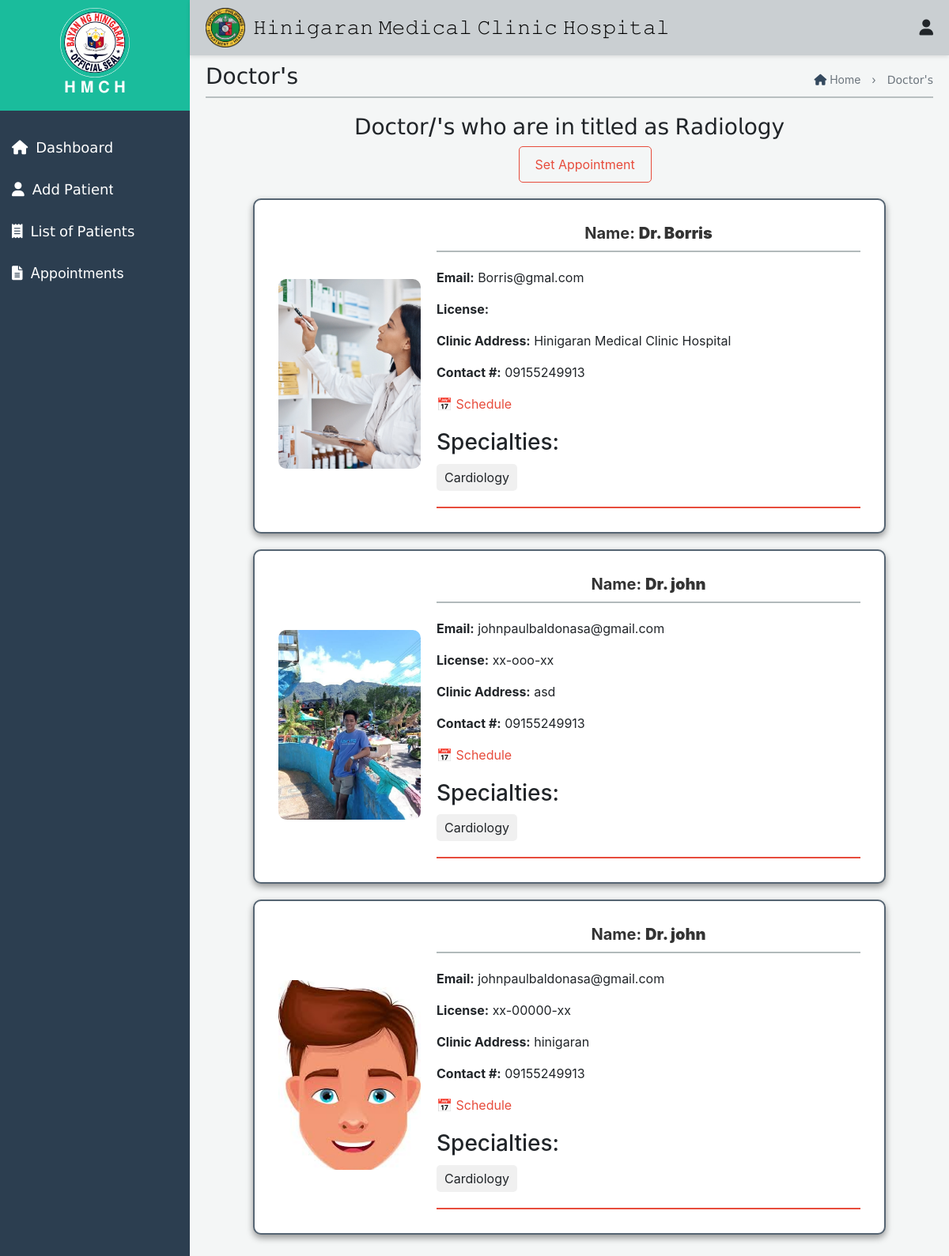
Page /patient/Radiology.php on the committed database.
### tables this page shows
CREATE TABLE `doctors` (
  `doctor_id` int(11) NOT NULL,
  `name` varchar(100) NOT NULL,
  `password` varchar(255) NOT NULL,
  `license` varchar(20) NOT NULL,
  `image` varchar(255) DEFAULT NULL,
  `email` varchar(100) NOT NULL,
  `clinic_address` varchar(255) DEFAULT NULL,
  `contact_number` varchar(20) DEFAULT NULL,
  `specialties` varchar(255) DEFAULT NULL,
  `username` varchar(100) NOT NULL
);

### patient/Radiology.php (the view, shortened to what this page needs)
<!DOCTYPE html>
<html lang="en">
<head>
    <link rel="stylesheet" href="outpatient.css">
    <link href="https://maxcdn.bootstrapcdn.com/bootstrap/4.5.2/css/bootstrap.min.css" rel="stylesheet">
    <link href="https://cdnjs.cloudflare.com/ajax/libs/font-awesome/5.15.4/css/all.min.css" rel="stylesheet">
</head>
<body>
    <div class="top-nav">
    <div class="icon-container">
        <img src="img/Hinigaran.png" alt="Logo">
        <h1>𝙷𝚒𝚗𝚒𝚐𝚊𝚛𝚊𝚗 𝙼𝚎𝚍𝚒𝚌𝚊𝚕 𝙲𝚕𝚒𝚗𝚒𝚌 𝙷𝚘𝚜𝚙𝚒𝚝𝚊𝚕</h1>
    </div>
    <div class="icon-group">
        <div class="user-icon" onclick="toggleUserMenu(event)">
            <i class="fas fa-user"></i>
        </div>
    </div>
</div>
    <div id="mySidenav" class="side-nav">
        <div class="logo-container">
           <img src="img/hini.png" alt="Logo" style="width: 40%;">
            <h2>𝐇 𝐌 𝐂 𝐇</h2>
        </div>
        <a class="nav-link" href="PatientDashboard.php">
            <div class="sb-nav-link-content">
                <div class="sb-nav-link-icon"><i class="fas fa-home"></i></div>
                <span>𝖣𝖺𝗌𝗁𝖻𝗈𝖺𝗋𝖽</span>
            </div>
        </a>
        <a class="nav-link" href="OutpatientAdd.php">
            <div class="sb-nav-link-content">
                <div class="sb-nav-link-icon"><i class="fas fa-user"></i></div>
                <span>𝖠𝖽𝖽 𝖯𝖺𝗍𝗂𝖾𝗇t</span>
            </div>
        </a>
        <a class="nav-link" href="OutpatientList.php">
            <div class="sb-nav-link-content">
                <div class="sb-nav-link-icon"><i class="fas fa-receipt"></i></div>
                <span>𝖫𝗂𝗌𝗍 𝗈𝖿 𝖯𝖺𝗍𝗂𝖾𝗇𝗍𝗌</span>
            </div>
        </a>
        <a class="nav-link" href="Appointments.php">
            <div class="sb-nav-link-content">
                <div class="sb-nav-link-icon"><i class="fas fa-file-alt report-icon" title="Generate Report"></i></div>
                <span>Appointments</span>
            </div>
        </a>
    </div>
    <div id="mainContent" class="main-content">
       <div class="header-container">
    <h3>𝖣𝗈𝖼𝗍𝗈𝗋'𝗌</h3>
<div class="haha">
    <p style="text-align: center;">
        <a href="InventoryDashboard1.php" style="text-decoration: none; color: inherit;">
            <i class="fas fa-home" style="color: #34495e;"></i> Home
        </a>
        <span style="margin: 0 10px;">›</span>
        𝖣𝗈𝖼𝗍𝗈𝗋'𝗌
    </p>
</div>
</div>
<div class="first1" style="opacity: 0.9; border-top: 2px solid #b2babb; margin-top: -20px;"></div>
</div>
<div id="mainContent" class="main-content" style="margin-top: -80px;">
    <h3 style="text-align: center;">𝖣𝗈𝖼𝗍𝗈𝗋/'𝗌 𝗐𝗁𝗈 𝖺𝗋𝖾 𝗂𝗇 𝗍𝗂𝗍𝗅𝖾𝖽 𝖺𝗌 𝖱𝖺𝖽𝗂𝗈𝗅𝗈𝗀𝗒</h3>
    <div style="flex-shrink: 0;">
    <button onclick="openModal()" style="background-color: transparent; border: 1px solid #e74c3c; color: #e74c3c; padding: 10px 20px; border-radius: 5px; cursor: pointer; margin-left: 43%;">
        Set Appointment
    </button>
</div>
<?php
$host = 'localhost';
$username = 'root';
$password = '';
$database = 'database';
$con = mysqli_connect($host, $username, $password, $database);
$query = "SELECT doctor_id, name, email, clinic_address, contact_number, image, license, specialties FROM doctors WHERE specialties LIKE '%Cardiology%'";
$result = mysqli_query($con, $query);
$doctor_specialties = [];
while ($doctor = mysqli_fetch_assoc($result)) {
    $doctor_specialties[] = $doctor;
}
?>
<?php foreach ($doctor_specialties as $doctor): ?>
    <div class="form-container" style="display: flex; align-items: center; margin-bottom: 20px; width: 800px;">
        <div style="width: 120px; height: 120px; margin-right: 20px;">
            <?php if (!empty($doctor['image'])): ?>
                <img src="<?= htmlspecialchars($doctor['image']) ?>" alt="Dr. <?= htmlspecialchars($doctor['name']) ?>" style="width: 150%; height: 200%; object-fit: cover; border-radius: 10px; margin-top: -50px;">
            <?php else: ?>
                <div style="width: 100%; height: 100%; background-color: #e0e0e0; display: flex; align-items: center; justify-content: center; border-radius: 10px;">
                    <span>No Image</span>
                </div>
            <?php endif; ?>
        </div>
        <div style="flex-grow: 1; margin-left: 60px;">
            <h2 style="font-size: 20px; color: #333;">Name: <strong>Dr. <?= htmlspecialchars($doctor['name']) ?></strong></h2>
            <p><strong>Email:</strong> <?= htmlspecialchars($doctor['email']) ?></p>
            <p><strong>License:</strong> <?= htmlspecialchars($doctor['license']) ?></p>
            <p><strong>Clinic Address:</strong> <?= htmlspecialchars($doctor['clinic_address']) ?></p>
            <p><strong>Contact #:</strong> <?= htmlspecialchars($doctor['contact_number']) ?></p>
            <p><span style="color: #e74c3c;">&#128197;</span> <a href="#" id="scheduleLink" style="color: #e74c3c; text-decoration: none;">Schedule</a></p>
            <div style="margin-top: 20px;">
                <h3 style="margin-bottom: 10px;">Specialties:</h3>
                <div style="display: flex; gap: 10px;">
                    <?php
                    $specialties = explode(',', $doctor['specialties']);
                    foreach ($specialties as $specialty) {
                        echo '<span style="background-color: #f0f0f0; padding: 5px 10px; border-radius: 5px;">' . htmlspecialchars(trim($specialty)) . '</span>';
                    }
                    ?>
                </div>
                <div style="margin-top: 20px; border-top: 2px solid #e74c3c;"></div>
            </div>
        </div>
    </div>
<?php endforeach; ?>
                    </div>
    <link rel="stylesheet" href="https://cdnjs.cloudflare.com/ajax/libs/font-awesome/6.0.0-beta3/css/all.min.css">
</body>
</html>

### patient/outpatient.css (style rules this page uses)
* { margin: 0; padding: 0; box-sizing: border-box; }
body { font-family: Arial, sans-serif; background-color: #f4f6f6; }
.top-nav { display: flex; justify-content: space-between; align-items: center; padding: 10px 20px; box-shadow: 0 2px 5px rgba(0, 0, 0, 0.1); }
.icon-container { position: relative; margin-right: 2%; display: flex; gap: 20px; }
.notification-icon, .user-icon { cursor: pointer; font-size: 24px; }
.side-nav { height: 100%; width: 230px; background-color: #34495e; color: white; position: fixed; top: 0; left: 0; overflow-x: hidden; padding-top: 60px; transition: 0.3s; display: flex; flex-direction: column; }
.main-content { margin-left: 230px; padding: 20px; transition: 0.3s; }
.nav-link { display: flex; align-items: center; padding: 10px 15px; text-decoration: none; color: white; transition: 0.3s; justify-content: space-between; }
.sb-nav-link-content { display: flex; align-items: center; flex: 1; }
.sb-nav-link-icon { margin-right: 10px; }
.top-nav { position: fixed; top: 0; left: 240px; right: 0; background-color: #d0d3d4; padding: 10px; z-index: 1000; }
.top-nav h1 { color: #fff; margin: 0; }
.side-nav { height: 100%; width: 240px; position: fixed; z-index: 1; top: 0; left: 0; background-color: #2c3e50; padding-top: 0; transition: 0.3s; overflow-y: auto; }
.side-nav a { padding: 13px 15px; text-decoration: none; font-size: 18px; color: #fff; display: block; transition: 0.3s; }
.logo-container { text-align: center; margin-bottom: 20px; background-color: #1abc9c; padding: 10px; }
.logo-container img { width: 30%; height: auto; }
.logo-container h2 { color: #ffffff; font-size: 20px; transition: font-size 0.3s; }
.main-content { margin-left: 240px; padding: 80px 20px 20px; transition: margin-left 0.3s; }
.header-container { display: flex; justify-content: space-between; align-items: center; margin-bottom: 20px; }
.haha { text-align: right; }
.haha p { margin: 0; font-size: 14px; color: #6c757d; }
.form-container { display: flex; justify-content: center; margin: 1px auto; padding: 20px; background-color: #e5e7e9; border: 1px solid #ccc; border-radius: 8px; max-width: 700px; }
.top-nav { display: flex; justify-content: space-between; align-items: center; padding: 10px 20px; background-color: #cacfd2; box-shadow: 0 2px 5px rgba(0, 0, 0, 0.1); }
.icon-container { display: flex; align-items: center; }
.icon-container img { width: 50px; height: auto; margin-right: -10px; }
.icon-container h1 { font-size: 24px; color: black; margin: 0; }
.icon-group { display: flex; margin-left: auto; align-items: center; }
.notification-icon, .user-icon { margin-left: 20px; cursor: pointer; font-size: 20px; }
.form-container { border: 2px solid #566573; padding: 20px; border-radius: 5px; max-width: 95%; margin: 0 auto; border-radius: 10px; }

### patient/Radiology.php (style rules this page uses)
body { background-color: #f4f6f6; }
.form-container { background-color: #ffffff; border-radius: 10px; box-shadow: 0px 4px 8px rgba(0, 0, 0, 0.4); padding: 30px; max-width: 100%; margin: auto; margin-top: 20px; }
.form-container h2 { font-size: 1.8em; font-weight: bold; color: #2c3e50; margin-bottom: 20px; text-align: center; border-bottom: 2px solid #b2babb; padding-bottom: 10px; }

### rows in the picture
doctors: image (placeholder picture), name "Borris", email "Borris@gmal.com", clinic_address "Hinigaran Medical Clinic Hospital", contact_number "09155249913", specialties "Cardiology"
doctors: image (picture), name "john", email "johnpaulbaldonasa@gmail.com", license "xx-ooo-xx", clinic_address "asd", contact_number "09155249913", specialties "Cardiology"
doctors: image (picture), name "john", email "johnpaulbaldonasa@gmail.com", license "xx-00000-xx", clinic_address "hinigaran", contact_number "09155249913", specialties "Cardiology"
